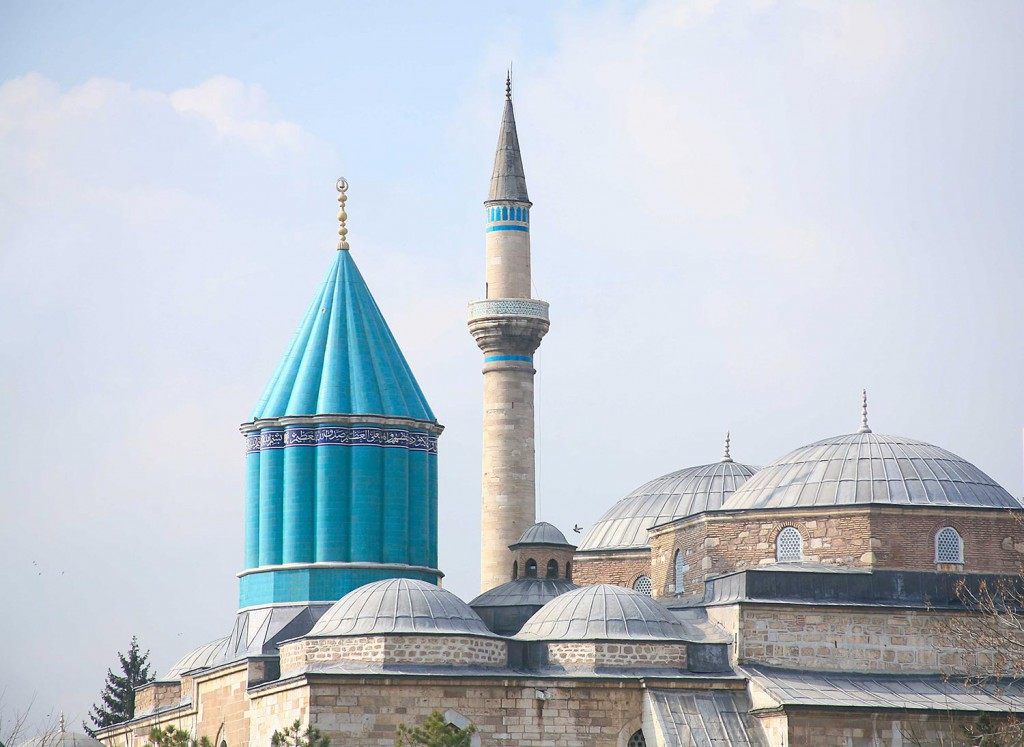
#> input picture Kenar tespiti/mevlana.jpg, 1024 x 747 px
$ python __init__.py
#> lines starting #> are read from the running program, lines starting #| are printed output that depends on the picture; after the words box and inside, x2 and y2 are one past the last pixel; in counts of white or black regions, pixels touching at a corner belong together
import cv2
camii=cv2.imread("mevlana.jpg")
#> camii is the input picture: shape (747, 1024, 3); mean B, G, R 207.6, 198.1, 189.2
camii=cv2.pyrDown(camii)
#> camii: shape (374, 512, 3)
camii_gray=cv2.cvtColor(camii,cv2.COLOR_BGR2GRAY)
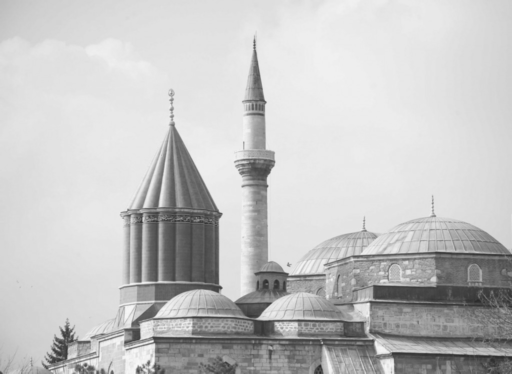
#> camii_gray: shape (374, 512); min 42, max 248, mean 196.5
kenarlar=cv2.Canny(camii_gray,60,100)
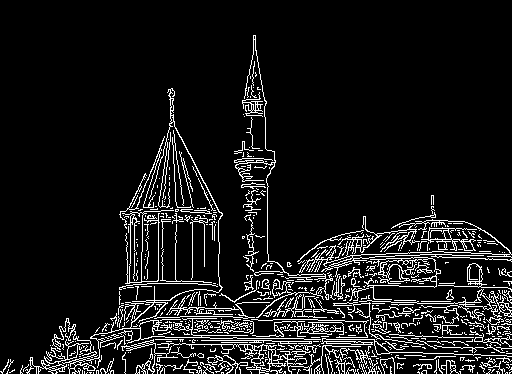
#> kenarlar: shape (374, 512); 9.2% white in thin lines or dots
kenarlar=cv2.bitwise_not(kenarlar)
#> kenarlar: shape (374, 512); 90.8% white; black in thin lines or dots
camii_gray=cv2.blur(camii_gray,(2,2))
th3=cv2.adaptiveThreshold(camii_gray,255,cv2.ADAPTIVE_THRESH_GAUSSIAN_C,cv2.THRESH_BINARY,11,3)
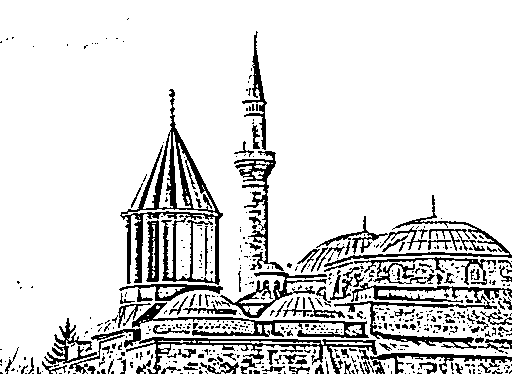
#> th3: shape (374, 512); 86% white; 586 black regions (462 under 20 px), largest, box (x1, y1, x2, y2) and area: (120, 89, 223, 285) 4111, (334, 283, 512, 349) 2280, (91, 328, 377, 374) 2123
toplam=cv2.bitwise_and(camii,camii,mask=th3)
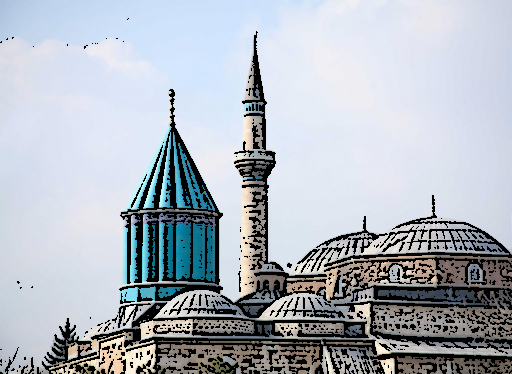
#> toplam: shape (374, 512, 3); mean B, G, R 189, 180.3, 173.5
topla=cv2.bitwise_and(camii,camii,mask=kenarlar)
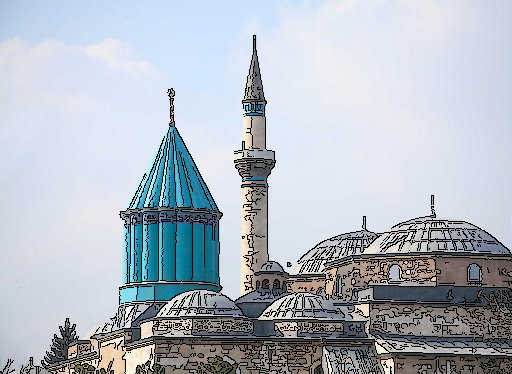
#> topla: shape (374, 512, 3); mean B, G, R 193.7, 184.2, 175.9
cv2.imshow("th3",toplam)
cv2.imshow("kenarlar",topla)
cv2.waitKey()
cv2.destroyAllWindows()
